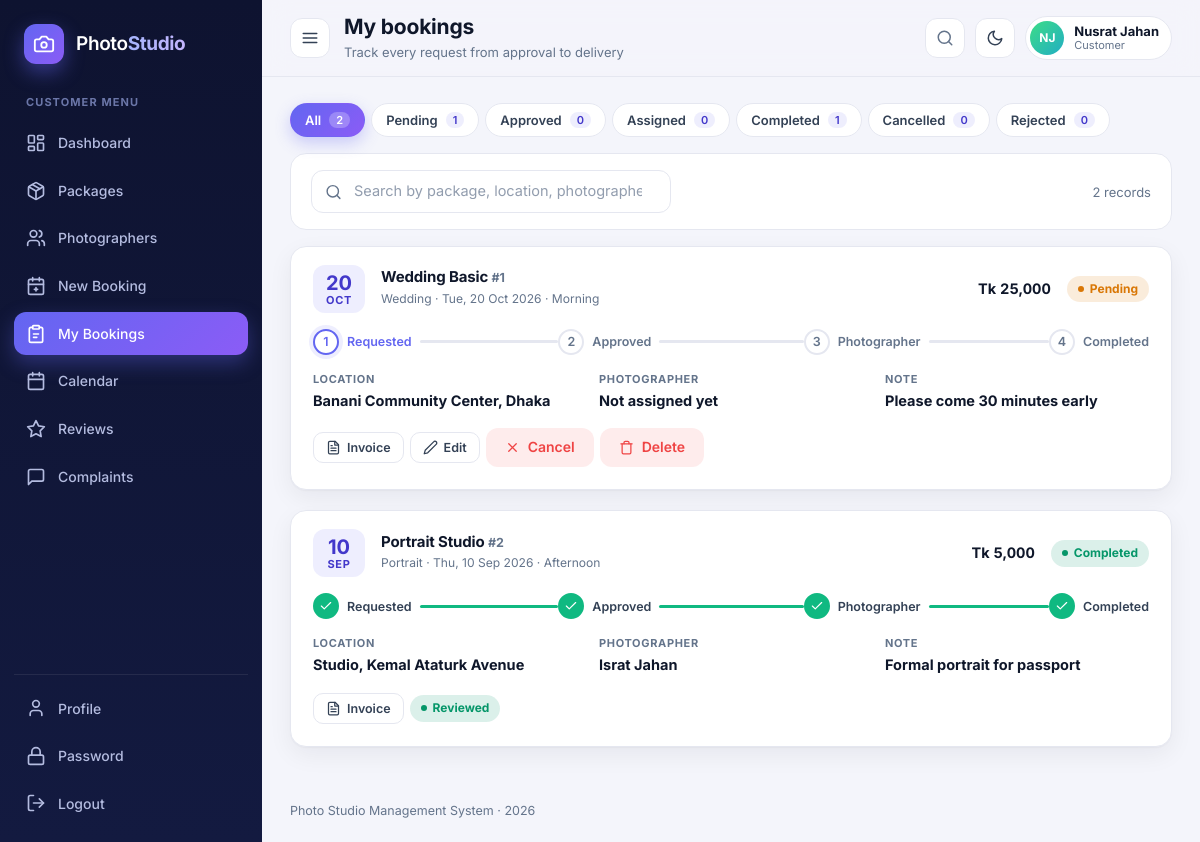
Screenshot of /view/customer/my-bookings.php (signed in) with the database file from the repository.
### tables this page shows
CREATE TABLE bookings (
	id INT PRIMARY KEY AUTO_INCREMENT,
	customer_id INT NOT NULL,
	package_id INT NOT NULL,
	photographer_id INT DEFAULT NULL,
	booking_date DATE NOT NULL,
	booking_time VARCHAR(20) NOT NULL,
	location VARCHAR(255) NOT NULL,
	note TEXT,
	status VARCHAR(20) DEFAULT 'pending',
	created_at TIMESTAMP DEFAULT CURRENT_TIMESTAMP,
	FOREIGN KEY (customer_id) REFERENCES users(id) ON DELETE CASCADE,
	FOREIGN KEY (package_id) REFERENCES packages(id) ON DELETE CASCADE,
	FOREIGN KEY (photographer_id) REFERENCES users(id) ON DELETE SET NULL
);

CREATE TABLE packages (
	id INT PRIMARY KEY AUTO_INCREMENT,
	category_id INT NOT NULL,
	name VARCHAR(100) NOT NULL,
	price DECIMAL(10,2) NOT NULL,
	duration VARCHAR(50),
	inclusions TEXT,
	FOREIGN KEY (category_id) REFERENCES categories(id) ON DELETE CASCADE
);

CREATE TABLE categories (
	id INT PRIMARY KEY AUTO_INCREMENT,
	name VARCHAR(100) NOT NULL,
	description VARCHAR(255)
);

CREATE TABLE users (
	id INT PRIMARY KEY AUTO_INCREMENT,
	name VARCHAR(100) NOT NULL,
	username VARCHAR(50) NOT NULL UNIQUE,
	email VARCHAR(100) NOT NULL UNIQUE,
	password VARCHAR(100) NOT NULL,
	phone VARCHAR(20),
	role VARCHAR(20) NOT NULL,
	specialization VARCHAR(100),
	status VARCHAR(20) DEFAULT 'active',
	profile_pic VARCHAR(255) DEFAULT '',
	created_at TIMESTAMP DEFAULT CURRENT_TIMESTAMP
);

### model/BaseModel.php (called while the page is built, shortened)
<?php
class BaseModel {
	public function establishConnection() {
		$db = new DBConnection();
		return $db->connect();
	}
	protected function run($sql, $types = '', $params = array()) {
		$conn = $this->establishConnection();
		$stmt = $conn->prepare($sql);
		if ($types !== '') {
			$stmt->bind_param($types, ...$params);
		}
		$stmt->execute();
		return $stmt;
	}
	protected function all($sql, $types = '', $params = array()) {
		$stmt = $this->run($sql, $types, $params);
		$result = $stmt->get_result();
		$rows = array();
		while ($row = $result->fetch_assoc()) {
			$rows[] = $row;
		}
		return $rows;
	}
	protected function one($sql, $types = '', $params = array()) {
		$rows = $this->all($sql, $types, $params);
		return count($rows) > 0 ? $rows[0] : null;
	}
}

### model/Booking.php (called while the page is built, shortened)
<?php
require_once __DIR__ . '/BaseModel.php';
class Booking extends BaseModel {
	private $baseSelect = "SELECT b.*, p.name AS package_name, p.price, p.duration, p.inclusions, p.category_id,
				c.name AS category_name,
				cu.name AS customer_name, cu.phone AS customer_phone, cu.email AS customer_email,
				u.name AS photographer_name, u.phone AS photographer_phone, u.profile_pic AS photographer_pic
			FROM bookings b
			JOIN packages p ON b.package_id = p.id
			JOIN categories c ON p.category_id = c.id
			JOIN users cu ON b.customer_id = cu.id
			LEFT JOIN users u ON b.photographer_id = u.id ";
	public function getBookingsByCustomer($customerId) {
		return $this->all($this->baseSelect . "WHERE b.customer_id = ? ORDER BY b.booking_date DESC, b.id DESC", 'i', array((int)$customerId));
	}
}

### model/Review.php (called while the page is built, shortened)
<?php
require_once __DIR__ . '/BaseModel.php';
class Review extends BaseModel {
	public function getReviewByBooking($bookingId) {
		return $this->one("SELECT * FROM reviews WHERE booking_id = ?", 'i', array((int)$bookingId));
	}
}

### view/customer/my-bookings.php (the view, shortened to what this page needs)
<?php
require_once __DIR__ . '/../../includes/helpers.php';
require_once __DIR__ . '/../../model/Booking.php';
require_once __DIR__ . '/../../model/Review.php';
$booking = new Booking();
$bookingList = $booking->getBookingsByCustomer($_SESSION['user_id']);
$review = new Review();
require_once __DIR__ . '/../../includes/header.php';
?>
<div class="tabs mb-2" data-tabs-for="bookList">
	<button class="tab active" data-status="all">All <span class="count"></span></button>
	<?php foreach (array('pending', 'approved', 'assigned', 'completed', 'cancelled', 'rejected') as $st) { ?>
		<button class="tab" data-status="<?php echo $st ?>"><?php echo ucfirst($st) ?> <span class="count"></span></button>
	<?php } ?>
</div>
<div id="bookList" data-list data-page-size="6" data-placeholder="Search by package, location, photographer...">
<?php foreach ($bookingList as $b) {
	$existing = $b['status'] == 'completed' ? $review->getReviewByBooking($b['id']) : null;
?>
	<div class="card" data-item data-status="<?php echo e($b['status']) ?>">
		<div class="card-body">
			<div class="flex between flex-wrap gap-2 items-center">
				<div class="flex items-center gap-2">
					<div class="date-box"><b><?php echo e(date('d', strtotime($b['booking_date']))) ?></b><small><?php echo e(date('M', strtotime($b['booking_date']))) ?></small></div>
					<div>
						<h3><?php echo e($b['package_name']) ?> <small>#<?php echo e($b['id']) ?></small></h3>
						<small><?php echo e($b['category_name']) ?> &middot; <?php echo e(date_pretty($b['booking_date'])) ?> &middot; <?php echo e($b['booking_time']) ?></small>
					</div>
				</div>
				<div class="flex items-center gap-2"><b class="num"><?php echo e(money($b['price'])) ?></b><?php echo status_badge($b['status']) ?></div>
			</div>
			<div class="mt-2 mb-2"><?php echo booking_steps($b['status']) ?></div>
			<div class="kv">
				<div><small>Location</small><b><?php echo e($b['location']) ?></b></div>
				<div><small>Photographer</small><b><?php echo e($b['photographer_name'] ? $b['photographer_name'] : 'Not assigned yet') ?></b></div>
				<?php if ($b['note'] != '') { ?><div><small>Note</small><b><?php echo e($b['note']) ?></b></div><?php } ?>
			</div>
			<div class="actions mt-2">
				<a class="btn btn-ghost btn-sm" href="invoice.php?id=<?php echo e($b['id']) ?>"><?php echo icon('file') ?>Invoice</a>
				<?php if ($b['status'] == 'pending') { ?>
					<a class="btn btn-ghost btn-sm" href="edit-booking.php?id=<?php echo e($b['id']) ?>"><?php echo icon('edit') ?>Edit</a>
				<?php } ?>
				<?php if (in_array($b['status'], array('pending', 'approved', 'assigned'))) { ?>
					<form class="inline-form" action="<?php echo e(app_url('controller/booking-handler.php')) ?>" method="post" data-confirm="This booking request will be cancelled." data-confirm-title="Cancel booking #<?php echo e($b['id']) ?>?" data-confirm-yes="Yes, cancel it">
						<button class="btn btn-danger-soft btn-sm" type="submit"><?php echo icon('x') ?>Cancel</button>
					</form>
				<?php } ?>
				<?php if ($b['status'] == 'completed') {
					if ($existing == null) { ?><a class="btn btn-primary btn-sm" href="reviews.php?booking_id=<?php echo e($b['id']) ?>"><?php echo icon('star') ?>Write review</a>
					<?php } else { ?><span class="badge badge-completed">Reviewed</span><?php }
				} ?>
				<?php if (in_array($b['status'], array('pending', 'cancelled', 'rejected'))) { ?>
					<form class="inline-form" action="<?php echo e(app_url('controller/booking-handler.php')) ?>" method="post" data-confirm="This booking record will be deleted." data-confirm-title="Delete booking?" data-confirm-yes="Delete">
						<button class="btn btn-danger-soft btn-sm" type="submit"><?php echo icon('trash') ?>Delete</button>
					</form>
				<?php } ?>
			</div>
		</div>
	</div>
<?php } ?>
</div>
<?php require_once __DIR__ . '/../../includes/footer.php'; ?>

### includes/helpers.php (shortened to what this page needs)
<?php
function e($value) {
	return htmlspecialchars((string)$value, ENT_QUOTES, 'UTF-8');
}
function app_url($path = '') {
	static $root = null;
	if ($root === null) {
		$root = '';
		$docRoot = isset($_SERVER['DOCUMENT_ROOT']) ? realpath($_SERVER['DOCUMENT_ROOT']) : false;
		$appRoot = realpath(__DIR__ . '/..');
		if ($docRoot && $appRoot) {
			$docRoot = rtrim(str_replace('\\', '/', $docRoot), '/');
			$appRoot = str_replace('\\', '/', $appRoot);
			if (stripos($appRoot, $docRoot) === 0) {
				$root = substr($appRoot, strlen($docRoot));
			}
		}
	}
	return $root . '/' . ltrim($path, '/');
}
function money($n) {
	return 'Tk ' . number_format((float)$n, 0);
}
function date_pretty($d) {
	return date('D, d M Y', strtotime($d));
}
function initials($name) {
	$parts = preg_split('/\s+/', trim((string)$name));
	$s = '';
	for ($i = 0; $i < count($parts) && $i < 2; $i++) {
		$s .= mb_strtoupper(mb_substr($parts[$i], 0, 1));
	}
	return $s == '' ? '?' : $s;
}
function avatar($name, $pic = '', $size = '') {
	$cls = 'avatar' . ($size ? ' avatar-' . $size : '');
	$hue = (crc32((string)$name) % 360);
	return '<span class="' . $cls . '" style="--h:' . $hue . '">' . e(initials($name)) . '</span>';
}
function status_badge($status) {
	$slug = strtolower(str_replace(' ', '-', (string)$status));
	return '<span class="badge badge-' . e($slug) . '">' . e(ucfirst($status)) . '</span>';
}
function icon($name) {
	return '<svg class="ic" viewBox="0 0 24 24" fill="none" stroke="currentColor" stroke-width="2" stroke-linecap="round" stroke-linejoin="round" aria-hidden="true">' . $i[$name] . '</svg>';
}
function booking_steps($status) {
	$labels = array('pending' => 'Requested', 'approved' => 'Approved', 'assigned' => 'Photographer', 'completed' => 'Completed');
	$order = array_keys($labels);
	$at = array_search($status, $order);
	$out = '<div class="steps">';
	foreach ($order as $i => $key) {
		$cls = $i < $at ? 'done' : ($i == $at ? ($status == 'completed' ? 'done' : 'now') : '');
		$dot = $cls == 'done' ? icon('check') : ($i + 1);
		$out .= '<div class="step ' . $cls . '"><span class="step-dot">' . $dot . '</span><span>' . $labels[$key] . '</span>'
			. ($i < count($order) - 1 ? '<span class="step-line"></span>' : '') . '</div>';
	}
	return $out . '</div>';
}

### rows the page displays
bookings: booking_date "20", booking_date "OCT", package.name "Wedding Basic", id "1", categories.name "Wedding", booking_date "Tue, 20 Oct 2026", booking_time "Morning", package.price "Tk 25,000", status "Pending", status "1", key "Requested", status "2", key "Approved", status "3", key "Photographer", status "4", key "Completed", location "Banani Community Center, Dhaka", photographer_name "Not assigned yet", note "Please come 30 minutes early"
bookings: booking_date "10", booking_date "SEP", package.name "Portrait Studio", id "2", categories.name "Portrait", booking_date "Thu, 10 Sep 2026", booking_time "Afternoon", package.price "Tk 5,000", status "Completed", key "Requested", key "Approved", key "Photographer", key "Completed", location "Studio, Kemal Ataturk Avenue", photographer.name "Israt Jahan", note "Formal portrait for passport", shows "Reviewed"

### other values shown
$_SESSION['role'] "CUSTOMER"
$item[1] "Dashboard"
$item[1] "Packages"
$item[1] "Photographers"
$item[1] "New Booking"
$item[1] "My Bookings"
$item[1] "Calendar"
$item[1] "Reviews"
$item[1] "Complaints"
$pageTitle "My bookings"
$pageSubtitle "Track every request from approval to delivery"
initials($name) "NJ"
$_SESSION['name'] "Nusrat Jahan"
$_SESSION['role'] "Customer"
$st "Pending"
